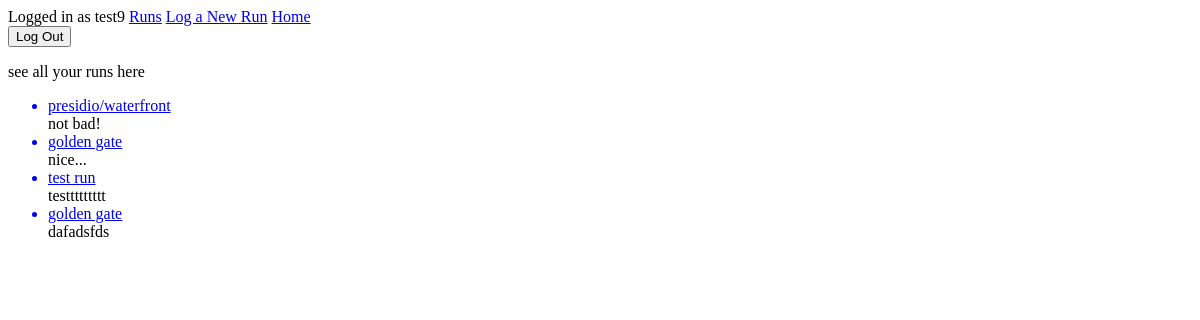
Page /runs/ (signed in) on the earlier database version.
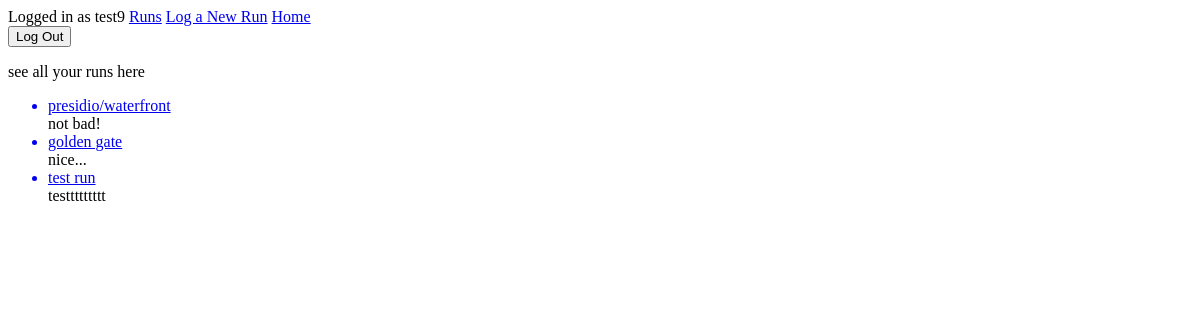
Same page on the later database version.
### ecr/models.py (models this page shows, shortened)
class Run(models.Model):
    course = models.CharField(max_length=100)
    review = models.TextField(blank=True)
    created = models.DateField(auto_now_add=True)
    rating = models.IntegerField(null=True)
    distance = models.IntegerField()
    time = models.IntegerField()
    user = models.ForeignKey(User, on_delete=models.CASCADE)

### ecr/views.py (the view)
# urls.py: path('runs/', views.allruns, name='allruns'),
def allruns(request):
    runs = Run.objects.filter(user=request.user)
    return render(request, 'ecr/allruns.html', {'runs':runs})

### ecr/templates/ecr/allruns.html
{% extends "ecr/base.html" %}
{% block content %}
see all your runs here
<ul>
    {% for run in runs %}
    <a href="{% url 'viewrun' run.id %}">
        <li>{{ run.course }}</li>
    </a>
    {% if run.review %}
    {{ run.review }}
    {% endif %}
    {% endfor %}
</ul>
{% endblock %}

Differences in the rows shown:
removed Run: course "golden gate", review "dafadsfds"
